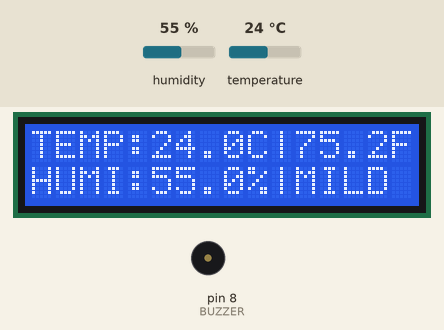
Simulated run of this sketch. Board: Arduino Uno, built with avr-gcc and run on an emulated ATmega328P. On the bench: 16×2 character LCD, buzzer (waves = sounding). The inputs (shaded band) are chosen by the test bench; at power-on: humidity 55 %, temperature 24 °C.

Above: at 4.0 s.
4.1 s: humidity set to 52 %
At 6.4 s:
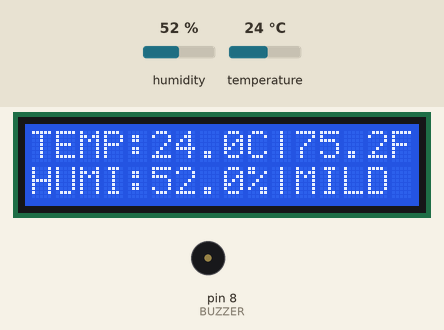
6.8 s: humidity set to 49 %
At 7.5 s:
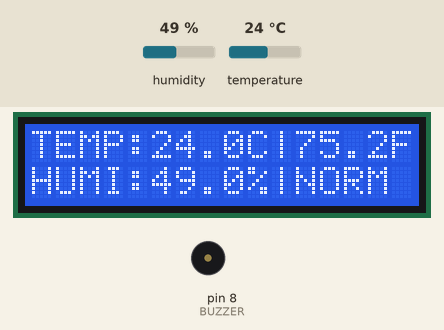
9.5 s: temperature set to 22 °C
At 12.1 s:
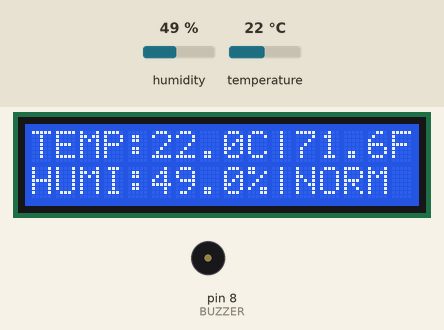
12.6 s: temperature set to 19 °C
At 14.5 s:
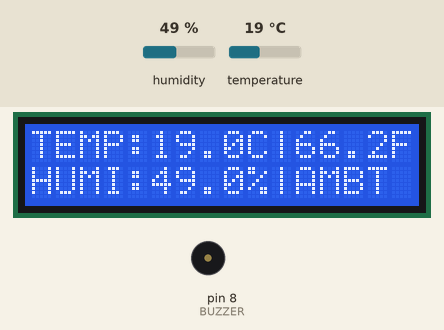
15.3 s: humidity set to 22 %
At 17.9 s:
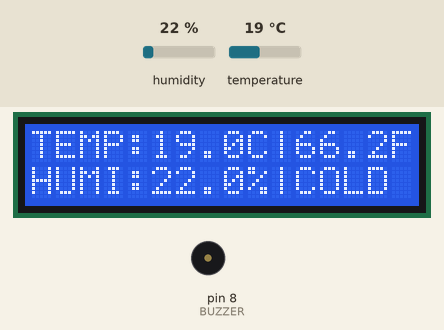
18.8 s: temperature set to 11 °C
At 20.2 s:
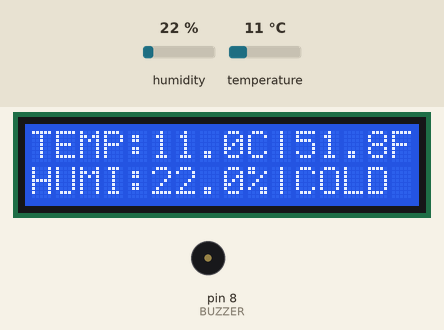
21.5 s: temperature set to 8 °C
Timing chart, 0 to 24.5 s (numbered marks = the images above; inputs shaded):
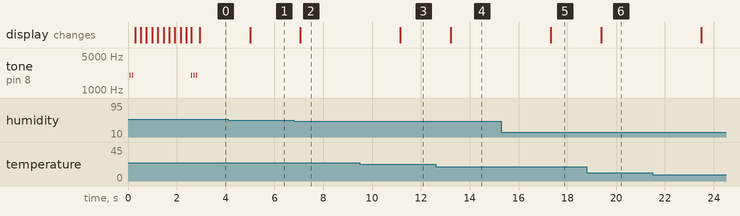

Measured:
- the behaviour switches between 51 and 50 % on humidity (found by bisection; images 1 and 2)
- the behaviour switches between 21 and 20 °C on temperature (found by bisection; images 3 and 4)
- after the input at 4.1 s, the display: changes after 0.90 s (image 1)
- after the input at 6.8 s, the display: changes after 0.25 s (image 2)
- after the input at 9.5 s, the display: changes after 1.7 s (image 3)
- after the input at 12.6 s, the display: changes after 0.62 s (image 4)
- after the input at 15.3 s, the display: changes after 2.0 s (image 5)
- after the input at 18.8 s, the display: changes after 0.58 s (image 6)

The sketch:

dht11_i2c_LCD_Buzzer_temp_sensor.ino
```cpp
#include <Wire.h>
#include <LiquidCrystal_I2C.h>
#include <DHT.h>

// Define DHT11 settings
#define DHTPIN 2 // DHT11 data pin connected to digital pin 2
#define DHTTYPE DHT11
DHT dht(DHTPIN, DHTTYPE);

// Define LCD settings
LiquidCrystal_I2C lcd(0x27, 16, 2); // Adjust the I2C address if needed

// Define Buzzer pin
#define BUZZER 8

// Variable to track the error state
bool sensorError = false;

void setup() {
  // Initialize LCD, DHT sensor, and buzzer
  pinMode(BUZZER, OUTPUT);
  lcd.init();
  lcd.backlight(); // Turn on the backlight
  dht.begin();

  // Buzzer: 2 short beeps on power-on
  shortBeep(2);

  // Display "Initializing..." with blinking dots
  for (int i = 0; i < 10; i++) { // Loop for ~2 seconds (adjust as needed)
    lcd.setCursor(0, 0);
    lcd.print("INITIALIZING");
    for (int j = 0; j <= i % 4; j++) {
      lcd.print(".");
    }
    lcd.setCursor(0, 1);
    lcd.print("ATMEGA328P-U MCU");
    delay(200); // Delay to simulate blinking effect
    lcd.clear();
  }

  // Buzzer: 3 short beeps after initialization
  shortBeep(3);

  lcd.clear();
}

void loop() {
  // Read temperature and humidity
  float tempC = dht.readTemperature();
  float tempF = dht.readTemperature(true);
  float humidity = dht.readHumidity();

  // Check if reading failed
  if (isnan(tempC) || isnan(tempF) || isnan(humidity)) {
    if (!sensorError) { // Display error message only once
      lcd.clear();
      lcd.print("DHT11 INFO ERROR!");
      lcd.setCursor(0, 1);
      lcd.print("INSPECT MOD/PINs");
      sensorError = true; // Set error flag
    }

    // Continuous beep in case of sensor error
    continuousBeep();
    return;
  }

  // If no error, stop the beep and update the LCD
  noTone(BUZZER);
  if (sensorError) { // Clear error flag and reset display
    sensorError = false;
    lcd.clear();
  }

  // Determine weather status
  String weatherStatus = getWeatherStatus(tempC, humidity);

  // Display Temperature and Humidity on LCD
  lcd.setCursor(0, 0);
  lcd.print("TEMP:");
  lcd.print(tempC, 1); // 1 decimal place for precision
  lcd.print("C|");
  lcd.print(tempF, 1);
  lcd.print("F");

  lcd.setCursor(0, 1);
  lcd.print("HUMI:");
  lcd.print(humidity, 1);
  lcd.print("%|");
  lcd.print(weatherStatus);

  delay(2000); // Update every 2 seconds
}

// Function to determine weather status
String getWeatherStatus(float tempC, float humidity) {
  if (tempC > 30 && humidity > 70) return "HOT";
  if (tempC > 20 && tempC <= 30 && humidity > 50) return "MILD";
  if (tempC <= 20 && humidity > 30) return "AMBT";
  if (tempC <= 10 || humidity < 30) return "COLD";
  return "NORM";
}

// Function to make short beeps
void shortBeep(int count) {
  for (int i = 0; i < count; i++) {
    tone(BUZZER, 2000); // Generate sound at 1kHz
    delay(50); // Beep duration
    noTone(BUZZER); // Stop sound
    delay(50); // Pause between beeps
  }
}

// Function for continuous beep
void continuousBeep() {
  static unsigned long lastBeepTime = 0;
  static bool buzzerState = false;

  if (millis() - lastBeepTime >= 500) { // Toggle beep every 500ms
    buzzerState = !buzzerState;
    if (buzzerState) {
      tone(BUZZER, 2000);
    } else {
      noTone(BUZZER);
    }
    lastBeepTime = millis();
  }
}
```
